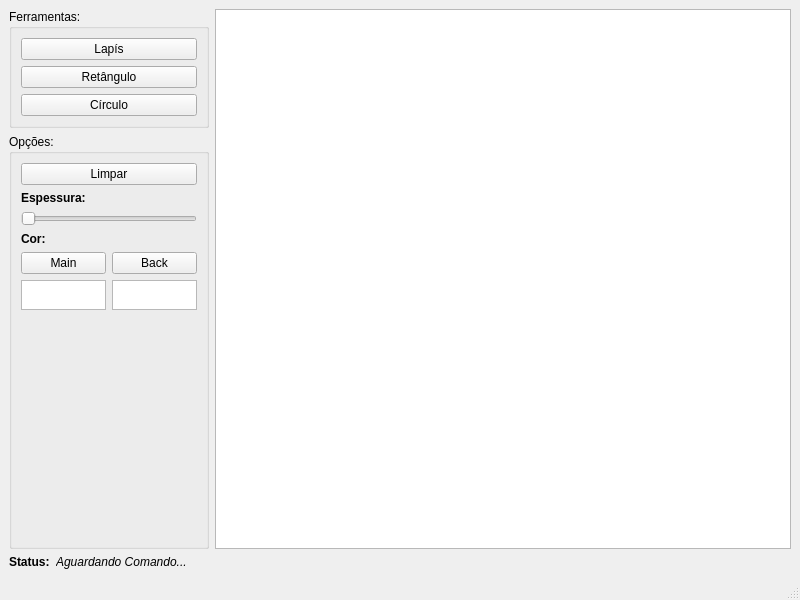
<?xml version="1.0" encoding="UTF-8"?>
<ui version="4.0">
 <class>MainWindow</class>
 <widget class="QMainWindow" name="MainWindow">
  <property name="geometry">
   <rect>
    <x>0</x>
    <y>0</y>
    <width>800</width>
    <height>600</height>
   </rect>
  </property>
  <property name="windowTitle">
   <string>Paint do Italo</string>
  </property>
  <widget class="QWidget" name="centralwidget">
   <layout class="QVBoxLayout" name="verticalLayout">
    <item>
     <layout class="QHBoxLayout" name="horizontalLayout">
      <item>
       <layout class="QVBoxLayout" name="verticalLayout_3">
        <item>
         <widget class="QGroupBox" name="groupTools">
          <property name="title">
           <string>Ferramentas:</string>
          </property>
          <layout class="QVBoxLayout" name="verticalLayout_5">
           <item>
            <widget class="QPushButton" name="btnPencil">
             <property name="text">
              <string>Lapís</string>
             </property>
            </widget>
           </item>
           <item>
            <widget class="QPushButton" name="btnRectangle">
             <property name="text">
              <string>Retângulo</string>
             </property>
            </widget>
           </item>
           <item>
            <widget class="QPushButton" name="btnCircle">
             <property name="text">
              <string>Círculo</string>
             </property>
            </widget>
           </item>
          </layout>
         </widget>
        </item>
        <item>
         <widget class="QGroupBox" name="groupOptions">
          <property name="title">
           <string>Opções:</string>
          </property>
          <layout class="QVBoxLayout" name="verticalLayout_4">
           <item>
            <widget class="QPushButton" name="btnClear">
             <property name="text">
              <string>Limpar</string>
             </property>
            </widget>
           </item>
           <item>
            <widget class="QLabel" name="labelTitleEspessura">
             <property name="font">
              <font>
               <weight>75</weight>
               <bold>true</bold>
              </font>
             </property>
             <property name="text">
              <string>Espessura:</string>
             </property>
            </widget>
           </item>
           <item>
            <widget class="QSlider" name="sliderEspessura">
             <property name="sizePolicy">
              <sizepolicy hsizetype="Preferred" vsizetype="Fixed">
               <horstretch>0</horstretch>
               <verstretch>0</verstretch>
              </sizepolicy>
             </property>
             <property name="minimumSize">
              <size>
               <width>150</width>
               <height>0</height>
              </size>
             </property>
             <property name="orientation">
              <enum>Qt::Horizontal</enum>
             </property>
            </widget>
           </item>
           <item>
            <widget class="QLabel" name="labelTitleColor">
             <property name="font">
              <font>
               <weight>75</weight>
               <bold>true</bold>
              </font>
             </property>
             <property name="text">
              <string>Cor:</string>
             </property>
            </widget>
           </item>
           <item>
            <layout class="QGridLayout" name="gridLayout">
             <item row="0" column="0">
              <widget class="QPushButton" name="btnSelectColor">
               <property name="autoFillBackground">
                <bool>false</bool>
               </property>
               <property name="text">
                <string>Main</string>
               </property>
               <property name="flat">
                <bool>false</bool>
               </property>
              </widget>
             </item>
             <item row="0" column="1">
              <widget class="QPushButton" name="btnSelectBackColor">
               <property name="text">
                <string>Back</string>
               </property>
              </widget>
             </item>
             <item row="1" column="1">
              <widget class="QGraphicsView" name="graphicsViewBackColor">
               <property name="sizePolicy">
                <sizepolicy hsizetype="Preferred" vsizetype="Preferred">
                 <horstretch>0</horstretch>
                 <verstretch>0</verstretch>
                </sizepolicy>
               </property>
               <property name="maximumSize">
                <size>
                 <width>85</width>
                 <height>30</height>
                </size>
               </property>
              </widget>
             </item>
             <item row="1" column="0">
              <widget class="QGraphicsView" name="graphicsViewMainColor">
               <property name="sizePolicy">
                <sizepolicy hsizetype="Preferred" vsizetype="Preferred">
                 <horstretch>0</horstretch>
                 <verstretch>0</verstretch>
                </sizepolicy>
               </property>
               <property name="maximumSize">
                <size>
                 <width>85</width>
                 <height>30</height>
                </size>
               </property>
              </widget>
             </item>
            </layout>
           </item>
           <item>
            <spacer name="verticalSpacer">
             <property name="orientation">
              <enum>Qt::Vertical</enum>
             </property>
             <property name="sizeHint" stdset="0">
              <size>
               <width>20</width>
               <height>40</height>
              </size>
             </property>
            </spacer>
           </item>
          </layout>
         </widget>
        </item>
       </layout>
      </item>
      <item>
       <widget class="QGraphicsView" name="graphicsView"/>
      </item>
     </layout>
    </item>
    <item>
     <layout class="QHBoxLayout" name="horizontalLayout_2">
      <item>
       <widget class="QLabel" name="labelStatusTitle">
        <property name="sizePolicy">
         <sizepolicy hsizetype="Preferred" vsizetype="Preferred">
          <horstretch>0</horstretch>
          <verstretch>0</verstretch>
         </sizepolicy>
        </property>
        <property name="font">
         <font>
          <weight>75</weight>
          <bold>true</bold>
         </font>
        </property>
        <property name="text">
         <string>Status:</string>
        </property>
       </widget>
      </item>
      <item>
       <widget class="QLabel" name="labelStatusMessage">
        <property name="sizePolicy">
         <sizepolicy hsizetype="Expanding" vsizetype="Preferred">
          <horstretch>0</horstretch>
          <verstretch>0</verstretch>
         </sizepolicy>
        </property>
        <property name="font">
         <font>
          <italic>true</italic>
         </font>
        </property>
        <property name="text">
         <string>Aguardando Comando...</string>
        </property>
       </widget>
      </item>
     </layout>
    </item>
   </layout>
  </widget>
  <widget class="QMenuBar" name="menubar">
   <property name="geometry">
    <rect>
     <x>0</x>
     <y>0</y>
     <width>800</width>
     <height>28</height>
    </rect>
   </property>
  </widget>
  <widget class="QStatusBar" name="statusbar"/>
 </widget>
 <resources/>
 <connections/>
</ui>
